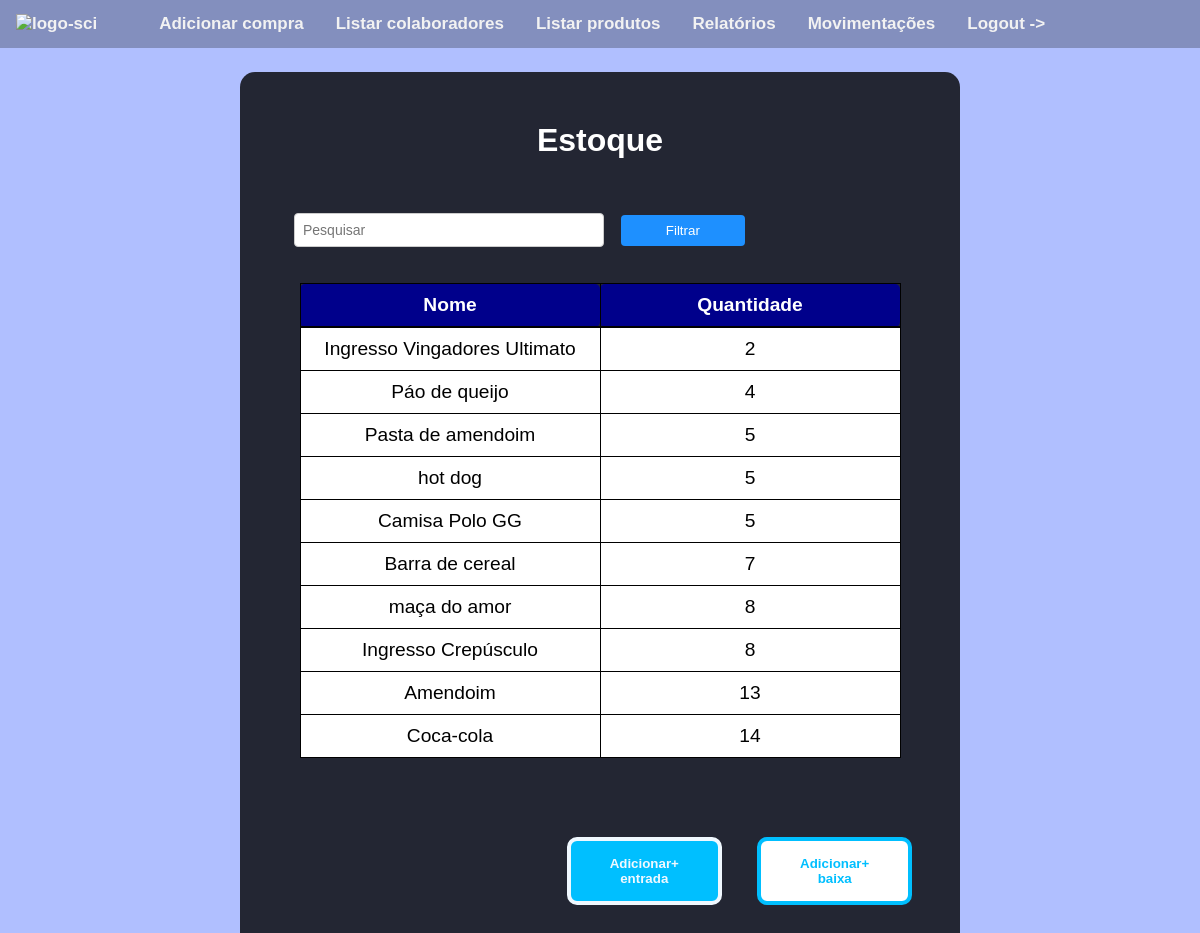
The page /home/estoque/ on the database its author committed.
### produtos/models.py (models this page shows, shortened)
class Produtos(models.Model):
    TIPOS_CHOICES = (
    ('Alimento', 'Alimento'),
    ('Ingresso', 'Ingresso'),
    ('Roupa','Roupa')
    )
    nome = models.CharField(max_length=50)
    cod_barras = models.IntegerField()
    preco = models.DecimalField(max_digits=5,decimal_places=2)
    tipo = models.CharField(max_length=8,choices=TIPOS_CHOICES)
    situacao = models.BooleanField(default=True)

### estoque/views.py (the view)
# urls.py: path('estoque/',ListarEstoque,name='ListarEstoque'),
def ListarEstoque(request):
        estoque = Estoque.objects.all().order_by('quantidade')
        lista_estoque = []
        for i in estoque:
            if i.produto.situacao == True:
                lista_estoque.append({'produto':i.produto,'quantidade':i.quantidade})
        context = {
            'estoque':lista_estoque
        }
        return render(request,'estoque/estoque.html',context=context)

### templates/estoque/estoque.html (shortened to what this page needs)
<!DOCTYPE html>
<html lang="en">
<head>
</head>
<body>
  {% include 'navbar.html' %}
    <div class="container">
        <h1>Estoque</h1><br><br><br>
        <div class="search-form">
          <form action="{% url 'FiltrarEstoque' %}" method="get">
              <div class="search-container">
                  <input type="text" name="search" placeholder="Pesquisar" id="barra_de_pesquisa" class="search-input">
                  <input type="submit" value="Filtrar" class="search-button" id="botao_pesquisa">
              </div>
          </form>
      </div>
      <br><br>
      <div class="tabela-scroll">
        <table class="table table-hover">
          <thead class="thead-light">
            <tr>
              <th scope="col">Nome</th>
              <th scope="col">Quantidade</th>
            </tr>
          </thead>
        </table>
        <div class="tabela-corpo">
          <table class="table table-hover">
          <tbody>
              {% for produto in estoque %}
            <tr>
              <td>{{produto.produto.nome}}</td>
              <td>{{produto.quantidade}}</td>
            </tr>
            {%endfor%}
          </tbody>
        </table>
        </div>
      </div>
      <br><br><br>
      <button class="adicionar-entrada" type="button" onclick="exibirModalEntrada()" data-value="{{ produto.produto }}">Adicionar+<br>entrada</button>
      <button class="adicionar-baixa" type="button" onclick="exibirModalBaixa()" data-value="{{ produto.produto }}">Adicionar+<br>baixa</button>
        <br><br>
    </div>
</body>
</html>

### templates/navbar.html (shortened to what this page needs)
    <nav class="topnav">
      <a href="{% url 'Home' %}"><img src="https://www.scivale.com.br/wp-content/uploads/2017/12/logo-sci.png" alt="logo-sci"></a>
      <a href="{%url 'ComecarCompra'%}">Adicionar compra</a>
      <a href="{% url 'MostrarColab' %}">Listar colaboradores</a>
      <a href="{% url 'ListarProdu' %}">Listar produtos</a>
      <a href="{% url 'GerarRelatorio' %}">Relatórios</a>
      <a href="{% url 'ListarMovimentacoes'%}">Movimentações</a>
      <a class="logout" href="{%url 'Logout' %}">Logout -></a>
  </nav>

### templates/estoque/estoque.html (style rules this page uses)
* { margin: 0; padding: 0; box-sizing: border-box; }
.container { background-color: rgba(0, 0, 0, 0.8); padding:50px; border-radius:15px; width: 60%; margin:auto; margin-top:2%; text-align: center; }
body { background-color: #b0bfff; margin: 0; flex-direction: column; align-items: center; justify-content: center; font-family: Arial, Helvetica, sans-serif; height: 100vh; }
table,th,td { border: 0.5px solid black; border-collapse: collapse; margin: 0 auto; }
td,th { padding: 10px; background-color: white; text-align: center; font-size: larger; width: 300px; }
button { background-color: dodgerblue; border:none; padding: 15px; width: 100%; border-radius: 10px; cursor: pointer; }
th { background-color: darkblue; color:white; border-radius: 5px; width: 300px; }
h1 { color:white; text-align: center; }
.search-form { align-items: center; }
.search-form input[type="text"] { padding: 8px; font-size: 14px; border: 1px solid #ccc; border-radius: 4px; }
.search-form input[type="submit"] { background-color: dodgerblue; color: white; padding: 8px 16px; border: none; border-radius: 4px; cursor: pointer; }
.tabela-scroll { height: 500px; overflow: auto; }
input { padding:15px; border:none; padding:13px; width: 90%; border-radius: 10px; }
button { background-color: dodgerblue; border:none; padding: 15px; width: 100%; border-radius: 10px; }
#barra_de_pesquisa { width: 50%; right:14%; position: relative; }
#botao_pesquisa { position: relative; right:12%; width: 20%; height: 15%; }
img { height: 40px; width: 40px; cursor:pointer }
.tabela-corpo { height: calc(100% - 30px); overflow-y: scroll; }
.adicionar-entrada { background-color: deepskyblue; width: 25%; color:aliceblue; font-weight: bold; border:4px solid aliceblue; height: 5%; position: relative; left:20% }
.adicionar-baixa { background-color: white; font-weight: bold; color:deepskyblue; border:4px solid deepskyblue; width: 25%; left:25%; position: relative; height: 5%; }

### templates/navbar.html (style rules this page uses)
.topnav { width: 100%; overflow: hidden; background-color: #00000041; position:static; }
.topnav a { float: left; color: #f2f2f2; text-align: center; padding: 14px 16px; text-decoration: none; font-size: 17px; height: 48px; font-weight: bold; }
.topnav img { height: 35px; margin-right: 30px; }

### rows shown on the page
Produtos: produto.nome "Ingresso Vingadores Ultimato", quantidade "2"
Produtos: produto.nome "Páo de queijo", quantidade "4"
Produtos: produto.nome "Pasta de amendoim", quantidade "5"
Produtos: produto.nome "hot dog", quantidade "5"
Produtos: produto.nome "Camisa Polo GG", quantidade "5"
Produtos: produto.nome "Barra de cereal", quantidade "7"
Produtos: produto.nome "maça do amor", quantidade "8"
Produtos: produto.nome "Ingresso Crepúsculo", quantidade "8"
Produtos: produto.nome "Amendoim", quantidade "13"
Produtos: produto.nome "Coca-cola", quantidade "14"
